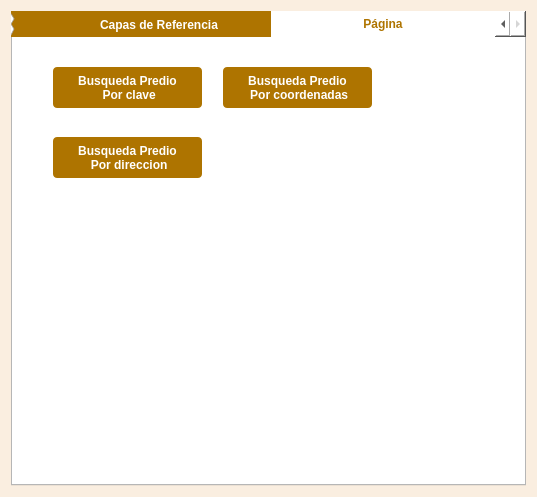
<?xml version="1.0" encoding="UTF-8"?>
<ui version="4.0">
 <class>ActualizacionCatastralV3DialogBase</class>
 <widget class="QDialog" name="ActualizacionCatastralV3DialogBase">
  <property name="geometry">
   <rect>
    <x>0</x>
    <y>0</y>
    <width>537</width>
    <height>497</height>
   </rect>
  </property>
  <property name="minimumSize">
   <size>
    <width>536</width>
    <height>496</height>
   </size>
  </property>
  <property name="maximumSize">
   <size>
    <width>537</width>
    <height>497</height>
   </size>
  </property>
  <property name="windowTitle">
   <string>Actualizacion Catastral</string>
  </property>
  <property name="styleSheet">
   <string notr="true">background : rgb(250,238,224);</string>
  </property>
  <layout class="QGridLayout" name="gridLayout">
   <item row="0" column="0">
    <widget class="QTabWidget" name="tabWidget">
     <property name="styleSheet">
      <string notr="true">QTabBar::Tab{
background : rgb(174, 116, 0);
color : rgb(255, 255, 255);
font-weight: bold;
font-size: 12px;
width:224px
}

QTabBar::tab:selected, QTabBar::tab:hover {
color : rgb(174, 116, 0);
background : rgb(255, 255, 255);

}

QWidget{
background : rgb(255,255,255);
}

/*
QWidget:item:selected
{
	color: black; background-color:  rgb(250,238,224);
}
*/

</string>
     </property>
     <property name="currentIndex">
      <number>2</number>
     </property>
     <widget class="QWidget" name="tab">
      <attribute name="title">
       <string>Actualizacion Cartografica</string>
      </attribute>
      <widget class="QLabel" name="label">
       <property name="geometry">
        <rect>
         <x>10</x>
         <y>10</y>
         <width>361</width>
         <height>21</height>
        </rect>
       </property>
       <property name="font">
        <font>
         <family>Century Gothic</family>
         <pointsize>12</pointsize>
         <weight>75</weight>
         <bold>true</bold>
        </font>
       </property>
       <property name="text">
        <string>Actualización Cartográfica de Manzana</string>
       </property>
      </widget>
      <widget class="QComboBox" name="comboSector">
       <property name="geometry">
        <rect>
         <x>20</x>
         <y>50</y>
         <width>111</width>
         <height>22</height>
        </rect>
       </property>
       <property name="styleSheet">
        <string notr="true">QComboBox QAbstractItemView::item { max-height: 200; font-family: &quot;Century Gothic&quot;;}

QListView{color: black ; font-family: &quot;Century Gothic&quot;;}

QComboBox{
background : rgb(250,238,224);
}
QComboBox:item:selected {
color: black ;
}</string>
       </property>
      </widget>
      <widget class="QComboBox" name="comboManzana">
       <property name="geometry">
        <rect>
         <x>141</x>
         <y>50</y>
         <width>101</width>
         <height>22</height>
        </rect>
       </property>
       <property name="styleSheet">
        <string notr="true">QComboBox QAbstractItemView::item { min-height: 25; font-family: &quot;Century Gothic&quot;;}
QListView{color: black ; font-size: 16px; outline:none; font-weight:bold; font-family: &quot;Century Gothic&quot;;}

QComboBox{
background : rgb(250,238,224);
}
QComboBox:item:selected {
color: black ;
}</string>
       </property>
      </widget>
      <widget class="QLabel" name="label_3">
       <property name="geometry">
        <rect>
         <x>20</x>
         <y>30</y>
         <width>111</width>
         <height>20</height>
        </rect>
       </property>
       <property name="font">
        <font>
         <family>Century Gothic</family>
         <pointsize>10</pointsize>
        </font>
       </property>
       <property name="text">
        <string>&lt;html&gt;&lt;head/&gt;&lt;body&gt;&lt;p align=&quot;center&quot;&gt;Sector&lt;/p&gt;&lt;/body&gt;&lt;/html&gt;</string>
       </property>
      </widget>
      <widget class="QLabel" name="label_4">
       <property name="geometry">
        <rect>
         <x>141</x>
         <y>30</y>
         <width>101</width>
         <height>20</height>
        </rect>
       </property>
       <property name="font">
        <font>
         <family>Century Gothic</family>
         <pointsize>10</pointsize>
        </font>
       </property>
       <property name="text">
        <string>&lt;html&gt;&lt;head/&gt;&lt;body&gt;&lt;p align=&quot;center&quot;&gt;Manzana&lt;/p&gt;&lt;/body&gt;&lt;/html&gt;</string>
       </property>
      </widget>
      <widget class="QPushButton" name="botonCargar">
       <property name="geometry">
        <rect>
         <x>251</x>
         <y>40</y>
         <width>111</width>
         <height>31</height>
        </rect>
       </property>
       <property name="font">
        <font>
         <weight>75</weight>
         <bold>true</bold>
        </font>
       </property>
       <property name="styleSheet">
        <string notr="true">QPushButton{
background : rgb(174, 116, 0);
color : rgb(255, 255, 255);
border-radius : 4px;
}
QPushButton::hover{
background : rgb(104, 69, 13);
color : rgb(255, 255, 255);
border-radius : 4px;
}
QPushButton:disabled {
background: rgb(217, 217, 217)
}</string>
       </property>
       <property name="text">
        <string>Cargar 
Manzana</string>
       </property>
      </widget>
      <widget class="QLabel" name="label_5">
       <property name="geometry">
        <rect>
         <x>10</x>
         <y>350</y>
         <width>141</width>
         <height>16</height>
        </rect>
       </property>
       <property name="font">
        <font>
         <family>Century Gothic</family>
         <pointsize>12</pointsize>
         <weight>75</weight>
         <bold>true</bold>
        </font>
       </property>
       <property name="text">
        <string>Cedula Catastral</string>
       </property>
      </widget>
      <widget class="QWidget" name="widget" native="true">
       <property name="geometry">
        <rect>
         <x>10</x>
         <y>130</y>
         <width>241</width>
         <height>201</height>
        </rect>
       </property>
       <property name="styleSheet">
        <string notr="true">QWidget{
background : rgb(250,238,224);
}
QTableWidget{
background : rgb(255,255,255);
}</string>
       </property>
       <widget class="QLabel" name="label_6">
        <property name="geometry">
         <rect>
          <x>20</x>
          <y>10</y>
          <width>71</width>
          <height>16</height>
         </rect>
        </property>
        <property name="font">
         <font>
          <family>Century Gothic</family>
          <pointsize>12</pointsize>
          <weight>75</weight>
          <bold>true</bold>
         </font>
        </property>
        <property name="text">
         <string>Edición</string>
        </property>
       </widget>
       <widget class="QLabel" name="labelTituloEditar">
        <property name="geometry">
         <rect>
          <x>20</x>
          <y>30</y>
          <width>101</width>
          <height>16</height>
         </rect>
        </property>
        <property name="font">
         <font>
          <family>Century Gothic</family>
          <pointsize>8</pointsize>
         </font>
        </property>
        <property name="text">
         <string>Capa en Edición</string>
        </property>
       </widget>
       <widget class="QLabel" name="labelCapaEdicion">
        <property name="geometry">
         <rect>
          <x>120</x>
          <y>30</y>
          <width>111</width>
          <height>16</height>
         </rect>
        </property>
        <property name="font">
         <font>
          <family>Century Gothic</family>
         </font>
        </property>
        <property name="styleSheet">
         <string notr="true">color: rgb(1, 230, 1);</string>
        </property>
        <property name="text">
         <string>-</string>
        </property>
       </widget>
       <widget class="QPushButton" name="botonEditar">
        <property name="geometry">
         <rect>
          <x>70</x>
          <y>160</y>
          <width>101</width>
          <height>31</height>
         </rect>
        </property>
        <property name="font">
         <font>
          <weight>75</weight>
          <bold>true</bold>
         </font>
        </property>
        <property name="styleSheet">
         <string notr="true">QPushButton{
background : rgb(174, 116, 0);
color : rgb(255, 255, 255);
border-radius : 4px;
}
QPushButton::hover{
background : rgb(104, 69, 13);
color : rgb(255, 255, 255);
border-radius : 4px;
}
QPushButton:disabled {
background: rgb(217, 217, 217)
}</string>
        </property>
        <property name="text">
         <string>Actualizar</string>
        </property>
       </widget>
       <widget class="QTableWidget" name="tablaEdicion">
        <property name="geometry">
         <rect>
          <x>10</x>
          <y>50</y>
          <width>221</width>
          <height>101</height>
         </rect>
        </property>
        <property name="styleSheet">
         <string notr="true">QHeaderView::section
{
background-color: rgb(238,225,200);
color : rgb(52, 42, 24 );
text-align: right;
font-size:12px;
height:24px
}</string>
        </property>
        <column>
         <property name="text">
          <string>Atributo</string>
         </property>
        </column>
        <column>
         <property name="text">
          <string>Valor</string>
         </property>
        </column>
       </widget>
       <widget class="QLabel" name="labelStatusEdicion">
        <property name="geometry">
         <rect>
          <x>120</x>
          <y>10</y>
          <width>101</width>
          <height>16</height>
         </rect>
        </property>
        <property name="font">
         <font>
          <family>Century Gothic</family>
          <pointsize>8</pointsize>
         </font>
        </property>
        <property name="text">
         <string>-</string>
        </property>
       </widget>
      </widget>
      <widget class="QWidget" name="widget_2" native="true">
       <property name="geometry">
        <rect>
         <x>260</x>
         <y>130</y>
         <width>241</width>
         <height>201</height>
        </rect>
       </property>
       <property name="styleSheet">
        <string notr="true">QWidget{
background : rgb(250,238,224);
}</string>
       </property>
       <widget class="QLabel" name="label_9">
        <property name="geometry">
         <rect>
          <x>20</x>
          <y>10</y>
          <width>191</width>
          <height>20</height>
         </rect>
        </property>
        <property name="font">
         <font>
          <family>Century Gothic</family>
          <pointsize>12</pointsize>
          <weight>75</weight>
          <bold>true</bold>
         </font>
        </property>
        <property name="text">
         <string>Capas de referencia</string>
        </property>
       </widget>
       <widget class="QComboBox" name="comboCapaReferencia">
        <property name="geometry">
         <rect>
          <x>10</x>
          <y>40</y>
          <width>221</width>
          <height>22</height>
         </rect>
        </property>
        <property name="styleSheet">
         <string notr="true">QComboBox QAbstractItemView::item { min-height: 25; font-family: &quot;Century Gothic&quot;;}
QListView{color: black ; font-size: 16px; outline:none; font-weight:bold; font-family: &quot;Century Gothic&quot;;}

QComboBox{
background : rgb(250,238,224);
}
QComboBox:item:selected {
color: black ;
}</string>
        </property>
       </widget>
       <widget class="QCheckBox" name="checkTodasGeom">
        <property name="geometry">
         <rect>
          <x>25</x>
          <y>70</y>
          <width>181</width>
          <height>20</height>
         </rect>
        </property>
        <property name="font">
         <font>
          <family>Century Gothic</family>
         </font>
        </property>
        <property name="text">
         <string>Incluir todas las geometrías</string>
        </property>
       </widget>
       <widget class="QPushButton" name="botonCargarReferencia">
        <property name="geometry">
         <rect>
          <x>10</x>
          <y>100</y>
          <width>101</width>
          <height>41</height>
         </rect>
        </property>
        <property name="font">
         <font>
          <weight>75</weight>
          <bold>true</bold>
         </font>
        </property>
        <property name="accessibleDescription">
         <string>1</string>
        </property>
        <property name="styleSheet">
         <string notr="true">QPushButton{
background : rgb(174, 116, 0);
color : rgb(255, 255, 255);
border-radius : 4px;
}
QPushButton::hover{
background : rgb(104, 69, 13);
color : rgb(255, 255, 255);
border-radius : 4px;
}
QPushButton:disabled {
background: rgb(217, 217, 217)
}</string>
        </property>
        <property name="text">
         <string>Cargar capa
de Referencia</string>
        </property>
       </widget>
       <widget class="QPushButton" name="btnLimpiar">
        <property name="geometry">
         <rect>
          <x>130</x>
          <y>100</y>
          <width>101</width>
          <height>41</height>
         </rect>
        </property>
        <property name="font">
         <font>
          <weight>75</weight>
          <bold>true</bold>
         </font>
        </property>
        <property name="accessibleDescription">
         <string>1</string>
        </property>
        <property name="styleSheet">
         <string notr="true">QPushButton{
background : rgb(174, 116, 0);
color : rgb(255, 255, 255);
border-radius : 4px;
}
QPushButton::hover{
background : rgb(104, 69, 13);
color : rgb(255, 255, 255);
border-radius : 4px;
}
QPushButton:disabled {
background: rgb(217, 217, 217)
}</string>
        </property>
        <property name="text">
         <string>Limpiar
referencias</string>
        </property>
       </widget>
       <widget class="QPushButton" name="btnLimpiaArea">
        <property name="geometry">
         <rect>
          <x>70</x>
          <y>150</y>
          <width>101</width>
          <height>41</height>
         </rect>
        </property>
        <property name="font">
         <font>
          <weight>75</weight>
          <bold>true</bold>
         </font>
        </property>
        <property name="accessibleDescription">
         <string>1</string>
        </property>
        <property name="styleSheet">
         <string notr="true">QPushButton{
background : rgb(174, 116, 0);
color : rgb(255, 255, 255);
border-radius : 4px;
}
QPushButton::hover{
background : rgb(104, 69, 13);
color : rgb(255, 255, 255);
border-radius : 4px;
}
QPushButton:disabled {
background: rgb(217, 217, 217)
}</string>
        </property>
        <property name="text">
         <string>Limpiar área
de trabajo</string>
        </property>
       </widget>
      </widget>
      <widget class="QPushButton" name="btnAbrirCedula">
       <property name="geometry">
        <rect>
         <x>20</x>
         <y>400</y>
         <width>101</width>
         <height>31</height>
        </rect>
       </property>
       <property name="font">
        <font>
         <weight>75</weight>
         <bold>true</bold>
        </font>
       </property>
       <property name="styleSheet">
        <string notr="true">QPushButton{
background : rgb(174, 116, 0);
color : rgb(255, 255, 255);
border-radius : 4px;
}
QPushButton::hover{
background : rgb(104, 69, 13);
color : rgb(255, 255, 255);
border-radius : 4px;
}
QPushButton:disabled {
background: rgb(217, 217, 217)
}</string>
       </property>
       <property name="text">
        <string>Abrir Cedula</string>
       </property>
      </widget>
      <widget class="QPushButton" name="btnCancelAperCedula">
       <property name="geometry">
        <rect>
         <x>140</x>
         <y>400</y>
         <width>101</width>
         <height>31</height>
        </rect>
       </property>
       <property name="font">
        <font>
         <weight>75</weight>
         <bold>true</bold>
        </font>
       </property>
       <property name="styleSheet">
        <string notr="true">QPushButton{
background : rgb(174, 116, 0);
color : rgb(255, 255, 255);
border-radius : 4px;
}
QPushButton::hover{
background : rgb(104, 69, 13);
color : rgb(255, 255, 255);
border-radius : 4px;
}
QPushButton:disabled {
background: rgb(217, 217, 217)
}</string>
       </property>
       <property name="text">
        <string>Cancelar</string>
       </property>
      </widget>
      <widget class="QLabel" name="lbEstatusCedula">
       <property name="geometry">
        <rect>
         <x>10</x>
         <y>375</y>
         <width>231</width>
         <height>16</height>
        </rect>
       </property>
       <property name="font">
        <font>
         <family>Century Gothic</family>
         <pointsize>10</pointsize>
        </font>
       </property>
       <property name="text">
        <string>&lt;html&gt;&lt;head/&gt;&lt;body&gt;&lt;p&gt;---&lt;/p&gt;&lt;/body&gt;&lt;/html&gt;</string>
       </property>
      </widget>
      <widget class="QWidget" name="widget_3" native="true">
       <property name="geometry">
        <rect>
         <x>260</x>
         <y>370</y>
         <width>241</width>
         <height>71</height>
        </rect>
       </property>
       <property name="styleSheet">
        <string notr="true">QWidget{
background : rgb(250,238,224);
}
QTableWidget{
background : rgb(255,255,255);
}</string>
       </property>
       <widget class="QCheckBox" name="checkVertManzana">
        <property name="geometry">
         <rect>
          <x>10</x>
          <y>10</y>
          <width>76</width>
          <height>18</height>
         </rect>
        </property>
        <property name="font">
         <font>
          <family>Century Gothic</family>
         </font>
        </property>
        <property name="text">
         <string>Manzana</string>
        </property>
       </widget>
       <widget class="QCheckBox" name="checkVertPredio">
        <property name="geometry">
         <rect>
          <x>10</x>
          <y>30</y>
          <width>76</width>
          <height>18</height>
         </rect>
        </property>
        <property name="font">
         <font>
          <family>Century Gothic</family>
         </font>
        </property>
        <property name="text">
         <string>Predios</string>
        </property>
       </widget>
       <widget class="QCheckBox" name="checkVertConst">
        <property name="geometry">
         <rect>
          <x>10</x>
          <y>50</y>
          <width>111</width>
          <height>18</height>
         </rect>
        </property>
        <property name="font">
         <font>
          <family>Century Gothic</family>
         </font>
        </property>
        <property name="text">
         <string>Construcciones</string>
        </property>
       </widget>
       <widget class="QPushButton" name="btnActMarc">
        <property name="geometry">
         <rect>
          <x>140</x>
          <y>10</y>
          <width>85</width>
          <height>51</height>
         </rect>
        </property>
        <property name="font">
         <font>
          <family>Century Gothic</family>
          <pointsize>9</pointsize>
          <weight>75</weight>
          <bold>true</bold>
         </font>
        </property>
        <property name="styleSheet">
         <string notr="true">QPushButton{
background : rgb(174, 116, 0);
color : rgb(255, 255, 255);
border-radius : 4px;
}
QPushButton::hover{
background : rgb(104, 69, 13);
color : rgb(255, 255, 255);
border-radius : 4px;
}
QPushButton:disabled {
background: rgb(217, 217, 217)
}</string>
        </property>
        <property name="text">
         <string>Recargar
marcadores</string>
        </property>
       </widget>
      </widget>
      <widget class="QLabel" name="label_7">
       <property name="geometry">
        <rect>
         <x>260</x>
         <y>350</y>
         <width>201</width>
         <height>16</height>
        </rect>
       </property>
       <property name="font">
        <font>
         <family>Century Gothic</family>
         <pointsize>12</pointsize>
         <weight>75</weight>
         <bold>true</bold>
        </font>
       </property>
       <property name="text">
        <string>Marcador de Vertices</string>
       </property>
      </widget>
      <widget class="QPushButton" name="btnPlanoManzanero">
       <property name="geometry">
        <rect>
         <x>380</x>
         <y>40</y>
         <width>111</width>
         <height>31</height>
        </rect>
       </property>
       <property name="font">
        <font>
         <weight>75</weight>
         <bold>true</bold>
        </font>
       </property>
       <property name="styleSheet">
        <string notr="true">QPushButton{
background : rgb(174, 116, 0);
color : rgb(255, 255, 255);
border-radius : 4px;
}
QPushButton::hover{
background : rgb(104, 69, 13);
color : rgb(255, 255, 255);
border-radius : 4px;
}
QPushButton:disabled {
background: rgb(217, 217, 217)
}</string>
       </property>
       <property name="text">
        <string>Impresión de
Plano Manzanero</string>
       </property>
      </widget>
      <widget class="QLabel" name="label_8">
       <property name="geometry">
        <rect>
         <x>10</x>
         <y>90</y>
         <width>281</width>
         <height>21</height>
        </rect>
       </property>
       <property name="font">
        <font>
         <family>Century Gothic</family>
         <pointsize>12</pointsize>
         <weight>75</weight>
         <bold>true</bold>
        </font>
       </property>
       <property name="text">
        <string>Seleccionar predio para impresión</string>
       </property>
      </widget>
      <widget class="QPushButton" name="btnPlanoPred">
       <property name="geometry">
        <rect>
         <x>380</x>
         <y>80</y>
         <width>111</width>
         <height>31</height>
        </rect>
       </property>
       <property name="font">
        <font>
         <weight>75</weight>
         <bold>true</bold>
        </font>
       </property>
       <property name="styleSheet">
        <string notr="true">QPushButton{
background : rgb(174, 116, 0);
color : rgb(255, 255, 255);
border-radius : 4px;
}
QPushButton::hover{
background : rgb(104, 69, 13);
color : rgb(255, 255, 255);
border-radius : 4px;
}
QPushButton:disabled {
background: rgb(217, 217, 217)
}</string>
       </property>
       <property name="text">
        <string>Impresión de
Plano Predio</string>
       </property>
      </widget>
      <widget class="QLabel" name="qlPredioImpr">
       <property name="geometry">
        <rect>
         <x>290</x>
         <y>92</y>
         <width>81</width>
         <height>16</height>
        </rect>
       </property>
       <property name="font">
        <font>
         <family>Century Gothic</family>
         <pointsize>12</pointsize>
         <weight>75</weight>
         <bold>true</bold>
        </font>
       </property>
       <property name="styleSheet">
        <string notr="true">color: rgb(1, 230, 1);</string>
       </property>
       <property name="text">
        <string>-</string>
       </property>
      </widget>
     </widget>
     <widget class="QWidget" name="tab_2">
      <attribute name="title">
       <string>Capas de Referencia</string>
      </attribute>
      <widget class="QLabel" name="label_10">
       <property name="geometry">
        <rect>
         <x>20</x>
         <y>10</y>
         <width>301</width>
         <height>20</height>
        </rect>
       </property>
       <property name="font">
        <font>
         <family>Century Gothic</family>
         <pointsize>12</pointsize>
        </font>
       </property>
       <property name="text">
        <string>&lt;html&gt;&lt;head/&gt;&lt;body&gt;&lt;p&gt;&lt;span style=&quot; font-weight:600;&quot;&gt;Edicion de Capas de Referencia&lt;/span&gt;&lt;/p&gt;&lt;/body&gt;&lt;/html&gt;</string>
       </property>
      </widget>
      <widget class="QLabel" name="label_11">
       <property name="geometry">
        <rect>
         <x>10</x>
         <y>45</y>
         <width>111</width>
         <height>20</height>
        </rect>
       </property>
       <property name="font">
        <font>
         <family>Century Gothic</family>
         <pointsize>10</pointsize>
        </font>
       </property>
       <property name="text">
        <string>&lt;html&gt;&lt;head/&gt;&lt;body&gt;&lt;p&gt;Capa a Cargar&lt;/p&gt;&lt;/body&gt;&lt;/html&gt;</string>
       </property>
      </widget>
      <widget class="QPushButton" name="botonActivarEdicion">
       <property name="geometry">
        <rect>
         <x>340</x>
         <y>40</y>
         <width>149</width>
         <height>31</height>
        </rect>
       </property>
       <property name="font">
        <font>
         <weight>75</weight>
         <bold>true</bold>
        </font>
       </property>
       <property name="styleSheet">
        <string notr="true">QPushButton{
background : rgb(174, 116, 0);
color : rgb(255, 255, 255);
border-radius : 4px;
}
QPushButton::hover{
background : rgb(104, 69, 13);
color : rgb(255, 255, 255);
border-radius : 4px;
}
QPushButton:disabled {
background: rgb(217, 217, 217)
}</string>
       </property>
       <property name="text">
        <string>Activar Edicion de 
Referencia</string>
       </property>
      </widget>
      <widget class="QTableWidget" name="tablaServiciosCalles">
       <property name="geometry">
        <rect>
         <x>61</x>
         <y>280</y>
         <width>391</width>
         <height>111</height>
        </rect>
       </property>
       <property name="styleSheet">
        <string notr="true">QHeaderView::section
{
background-color: rgb(238,225,200);
color : rgb(52, 42, 24 );
text-align: right;
font-size:12px;
height:24px
}</string>
       </property>
       <column>
        <property name="text">
         <string>Servicio</string>
        </property>
       </column>
       <column>
        <property name="text">
         <string>Clave</string>
        </property>
       </column>
      </widget>
      <widget class="QTableWidget" name="tablaEdicionRef">
       <property name="geometry">
        <rect>
         <x>128</x>
         <y>90</y>
         <width>257</width>
         <height>101</height>
        </rect>
       </property>
       <property name="styleSheet">
        <string notr="true">QHeaderView::section
{
background-color: rgb(238,225,200);
color : rgb(52, 42, 24 );
text-align: right;
font-size:12px;
height:24px
}</string>
       </property>
       <column>
        <property name="text">
         <string>Atributo</string>
        </property>
       </column>
       <column>
        <property name="text">
         <string>Valor</string>
        </property>
       </column>
      </widget>
      <widget class="QPushButton" name="botonActualizarRef">
       <property name="geometry">
        <rect>
         <x>94</x>
         <y>200</y>
         <width>149</width>
         <height>31</height>
        </rect>
       </property>
       <property name="font">
        <font>
         <weight>75</weight>
         <bold>true</bold>
        </font>
       </property>
       <property name="styleSheet">
        <string notr="true">QPushButton{
background : rgb(174, 116, 0);
color : rgb(255, 255, 255);
border-radius : 4px;
}
QPushButton::hover{
background : rgb(104, 69, 13);
color : rgb(255, 255, 255);
border-radius : 4px;
}
QPushButton:disabled {
background: rgb(217, 217, 217)
}</string>
       </property>
       <property name="text">
        <string>Actualizar datos</string>
       </property>
      </widget>
      <widget class="QPushButton" name="botonCancelarReferencia">
       <property name="geometry">
        <rect>
         <x>270</x>
         <y>200</y>
         <width>149</width>
         <height>31</height>
        </rect>
       </property>
       <property name="font">
        <font>
         <weight>75</weight>
         <bold>true</bold>
        </font>
       </property>
       <property name="styleSheet">
        <string notr="true">QPushButton{
background : rgb(174, 116, 0);
color : rgb(255, 255, 255);
border-radius : 4px;
}
QPushButton::hover{
background : rgb(104, 69, 13);
color : rgb(255, 255, 255);
border-radius : 4px;
}
QPushButton:disabled {
background: rgb(217, 217, 217)
}</string>
       </property>
       <property name="text">
        <string>Cancelar Cambios</string>
       </property>
      </widget>
      <widget class="QPushButton" name="botonActualizarServiciosCalles">
       <property name="geometry">
        <rect>
         <x>182</x>
         <y>410</y>
         <width>149</width>
         <height>31</height>
        </rect>
       </property>
       <property name="font">
        <font>
         <weight>75</weight>
         <bold>true</bold>
        </font>
       </property>
       <property name="styleSheet">
        <string notr="true">QPushButton{
background : rgb(174, 116, 0);
color : rgb(255, 255, 255);
border-radius : 4px;
}
QPushButton::hover{
background : rgb(104, 69, 13);
color : rgb(255, 255, 255);
border-radius : 4px;
}
QPushButton:disabled {
background: rgb(217, 217, 217)
}</string>
       </property>
       <property name="text">
        <string>Actualizar Servicios</string>
       </property>
      </widget>
      <widget class="QLabel" name="tituloServiciosCalles">
       <property name="geometry">
        <rect>
         <x>20</x>
         <y>250</y>
         <width>181</width>
         <height>20</height>
        </rect>
       </property>
       <property name="font">
        <font>
         <family>Century Gothic</family>
         <pointsize>12</pointsize>
        </font>
       </property>
       <property name="text">
        <string>&lt;html&gt;&lt;head/&gt;&lt;body&gt;&lt;p&gt;&lt;span style=&quot; font-weight:600;&quot;&gt;Servicios de Calles&lt;/span&gt;&lt;/p&gt;&lt;/body&gt;&lt;/html&gt;</string>
       </property>
      </widget>
      <widget class="QLabel" name="labelStatusEdicionRef">
       <property name="geometry">
        <rect>
         <x>340</x>
         <y>10</y>
         <width>161</width>
         <height>20</height>
        </rect>
       </property>
       <property name="font">
        <font>
         <family>Century Gothic</family>
         <pointsize>10</pointsize>
        </font>
       </property>
       <property name="text">
        <string>&lt;html&gt;&lt;head/&gt;&lt;body&gt;&lt;p&gt;---&lt;/p&gt;&lt;/body&gt;&lt;/html&gt;</string>
       </property>
      </widget>
      <widget class="QComboBox" name="comboCapasEdicion">
       <property name="geometry">
        <rect>
         <x>130</x>
         <y>45</y>
         <width>191</width>
         <height>22</height>
        </rect>
       </property>
       <property name="styleSheet">
        <string notr="true">QComboBox QAbstractItemView::item { min-height: 25; font-family: &quot;Century Gothic&quot;;}
QListView{color: black ; font-size: 16px; outline:none; font-weight:bold; font-family: &quot;Century Gothic&quot;;}

QComboBox{
background : rgb(250,238,224);
}
QComboBox:item:selected {
color: black ;
}</string>
       </property>
       <item>
        <property name="text">
         <string>Municipios</string>
        </property>
       </item>
       <item>
        <property name="text">
         <string>Sectores</string>
        </property>
       </item>
       <item>
        <property name="text">
         <string>Calles</string>
        </property>
       </item>
       <item>
        <property name="text">
         <string>Colonias</string>
        </property>
       </item>
       <item>
        <property name="text">
         <string>Codigo Postal</string>
        </property>
       </item>
       <item>
        <property name="text">
         <string>Area de Valor</string>
        </property>
       </item>
       <item>
        <property name="text">
         <string>Corredor de Valor</string>
        </property>
       </item>
      </widget>
      <widget class="QLabel" name="label_12">
       <property name="geometry">
        <rect>
         <x>130</x>
         <y>70</y>
         <width>201</width>
         <height>20</height>
        </rect>
       </property>
       <property name="font">
        <font>
         <family>Century Gothic</family>
         <pointsize>10</pointsize>
        </font>
       </property>
       <property name="text">
        <string>&lt;html&gt;&lt;head/&gt;&lt;body&gt;&lt;p&gt;Selecciona una geometría&lt;/p&gt;&lt;/body&gt;&lt;/html&gt;</string>
       </property>
      </widget>
     </widget>
     <widget class="QWidget" name="tab_3">
      <attribute name="title">
       <string>Página</string>
      </attribute>
      <widget class="QPushButton" name="botonBusquedaCoordenadas">
       <property name="geometry">
        <rect>
         <x>210</x>
         <y>30</y>
         <width>149</width>
         <height>41</height>
        </rect>
       </property>
       <property name="font">
        <font>
         <weight>75</weight>
         <bold>true</bold>
        </font>
       </property>
       <property name="styleSheet">
        <string notr="true">QPushButton{
background : rgb(174, 116, 0);
color : rgb(255, 255, 255);
border-radius : 4px;
}
QPushButton::hover{
background : rgb(104, 69, 13);
color : rgb(255, 255, 255);
border-radius : 4px;
}
QPushButton:disabled {
background: rgb(217, 217, 217)
}</string>
       </property>
       <property name="text">
        <string>Busqueda Predio 
 Por coordenadas</string>
       </property>
      </widget>
      <widget class="QPushButton" name="busquedaButton">
       <property name="geometry">
        <rect>
         <x>40</x>
         <y>30</y>
         <width>149</width>
         <height>41</height>
        </rect>
       </property>
       <property name="font">
        <font>
         <weight>75</weight>
         <bold>true</bold>
        </font>
       </property>
       <property name="styleSheet">
        <string notr="true">QPushButton{
background : rgb(174, 116, 0);
color : rgb(255, 255, 255);
border-radius : 4px;
}
QPushButton::hover{
background : rgb(104, 69, 13);
color : rgb(255, 255, 255);
border-radius : 4px;
}
QPushButton:disabled {
background: rgb(217, 217, 217)
}</string>
       </property>
       <property name="text">
        <string>Busqueda Predio 
 Por clave</string>
       </property>
      </widget>
      <widget class="QPushButton" name="busquedaPorDireccionButton">
       <property name="geometry">
        <rect>
         <x>40</x>
         <y>100</y>
         <width>149</width>
         <height>41</height>
        </rect>
       </property>
       <property name="font">
        <font>
         <weight>75</weight>
         <bold>true</bold>
        </font>
       </property>
       <property name="styleSheet">
        <string notr="true">QPushButton{
background : rgb(174, 116, 0);
color : rgb(255, 255, 255);
border-radius : 4px;
}
QPushButton::hover{
background : rgb(104, 69, 13);
color : rgb(255, 255, 255);
border-radius : 4px;
}
QPushButton:disabled {
background: rgb(217, 217, 217)
}</string>
       </property>
       <property name="text">
        <string>Busqueda Predio 
 Por direccion</string>
       </property>
      </widget>
     </widget>
    </widget>
   </item>
  </layout>
 </widget>
 <resources/>
 <connections/>
</ui>
